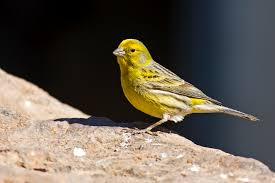
#> input picture Week_3_Resize_and_Flipping_Operations/kanarya.jpg, 275 x 183 px
$ jupyter execute Untitled1.ipynb
#> lines starting #> are read from the running program, lines starting #| are printed output that depends on the picture
[cell 1]
import cv2
import numpy as np

[cell 2]
my_img = cv2.imread("./kanarya.jpg",1)
#> my_img is the input picture: shape (183, 275, 3); mean B, G, R 81.8, 93.4, 102
print(my_img.shape)
#| (183, 275, 3)

[cell 3]
cv2.imshow("RGB Image" ,my_img)
cv2.waitKey(0)
cv2.destroyAllWindows()

[cell 4]
img_vertical = cv2.flip(my_img,0)
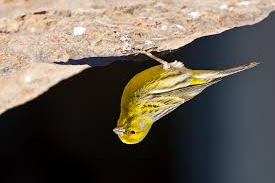
#> img_vertical: shape (183, 275, 3); mean B, G, R 81.8, 93.4, 102
img_horizontal = cv2.flip(my_img,1)
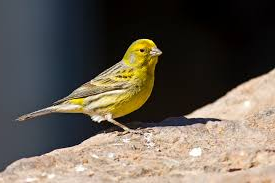
#> img_horizontal: shape (183, 275, 3); mean B, G, R 81.8, 93.4, 102
img_both= cv2.flip(my_img,-1)
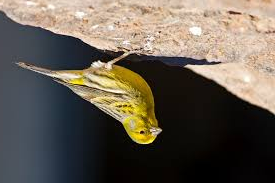
#> img_both: shape (183, 275, 3); mean B, G, R 81.8, 93.4, 102

[cell 5]
cv2.imshow("Original Image" ,my_img)
cv2.imshow("Vertical Image" ,img_vertical)
cv2.imshow("Horizontal Image" ,img_horizontal)
cv2.imshow("Vertical and Horizontal Image" ,img_both)
cv2.waitKey(0)
cv2.destroyAllWindows()

[cell 6]
vertical_with_code = my_img[::-1,:,:]
cv2.imshow("Vertical Image With Code", vertical_with_code)
cv2.waitKey(0)
cv2.destroyAllWindows()

[cell 7]
print(my_img.shape)
#| (183, 275, 3)
print(f"Görüntünün Yüksekliği = {my_img.shape[0]}")
#| Görüntünün Yüksekliği = 183
print(f"Görüntünün Genişliği = {my_img.shape[1]}")
#| Görüntünün Genişliği = 275
print(f"Görüntünün Kanal Sayısı = {my_img.shape[2]}")
#| Görüntünün Kanal Sayısı = 3

[cell 8]
resized_img = cv2.resize(my_img,(600,450),cv2.INTER_LANCZOS4)
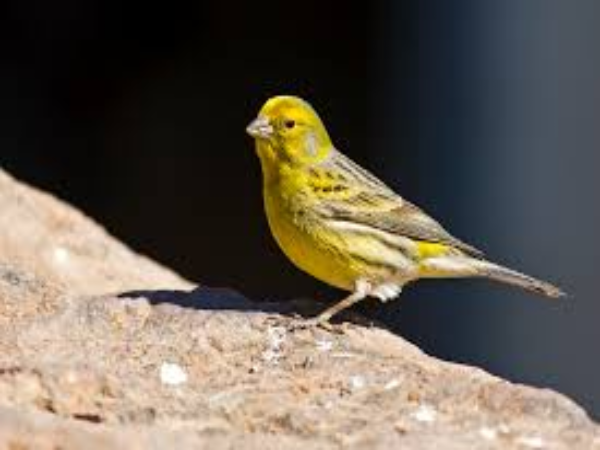
#> resized_img: shape (450, 600, 3); mean B, G, R 81.8, 93.3, 101.9

cv2.imshow("Original Image", my_img)
cv2.imshow("Resized Image", resized_img)
cv2.waitKey(0)
cv2.destroyAllWindows()
